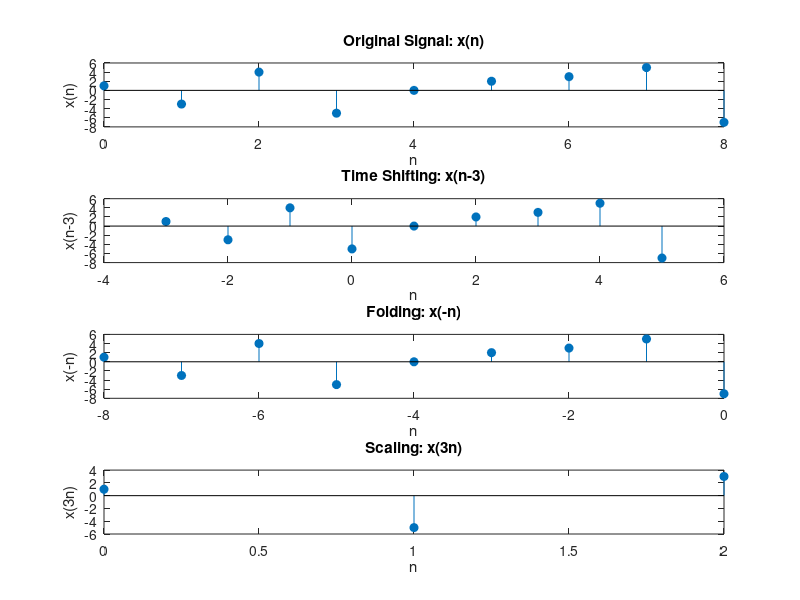

Recreate this plot in MATLAB.
% Original signal x(n)
x = [1, -3, 4, -5, 0, 2, 3, 5, -7];
n = 0:length(x)-1; % n = 0 to 8

% 1. Time shifting: x(n-3)
shift_amount = 3;
n_shift = n - shift_amount;
x_shift = x;

% 2. Folding: x(-n)
n_fold = -n;
x_fold = flip(x);

% 3. Scaling: x(3n)
n_scale = 0:floor((length(x)-1)/3);
x_scale = x(3*n_scale + 1); % MATLAB uses 1-based indexing

% Plotting
figure;

subplot(4,1,1);
stem(n, x, 'filled');
title('Original Signal: x(n)');
xlabel('n');
ylabel('x(n)');

subplot(4,1,2);
stem(n_shift, x_shift, 'filled');
title('Time Shifting: x(n-3)');
xlabel('n');
ylabel('x(n-3)');

subplot(4,1,3);
stem(n_fold, x_fold, 'filled');
title('Folding: x(-n)');
xlabel('n');
ylabel('x(-n)');

subplot(4,1,4);
stem(n_scale, x_scale, 'filled');
title('Scaling: x(3n)');
xlabel('n');
ylabel('x(3n)');
